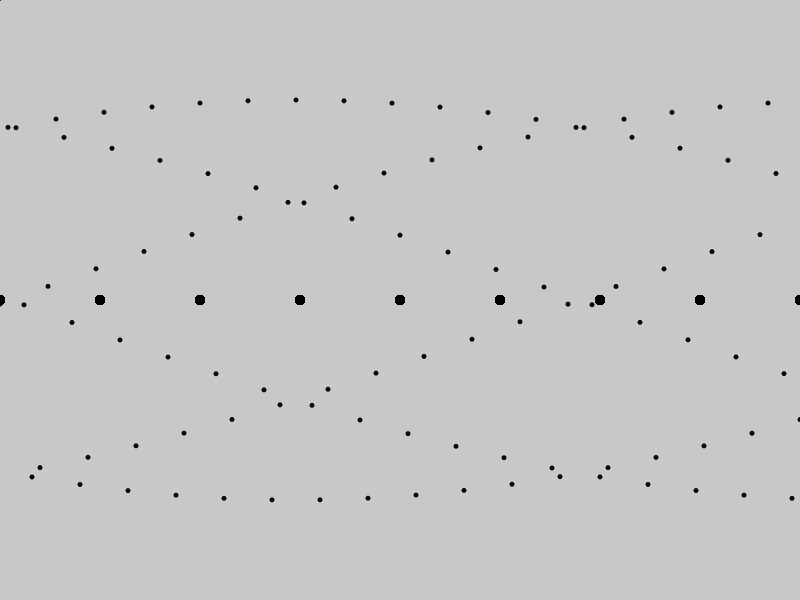
Frame 1 (no input)
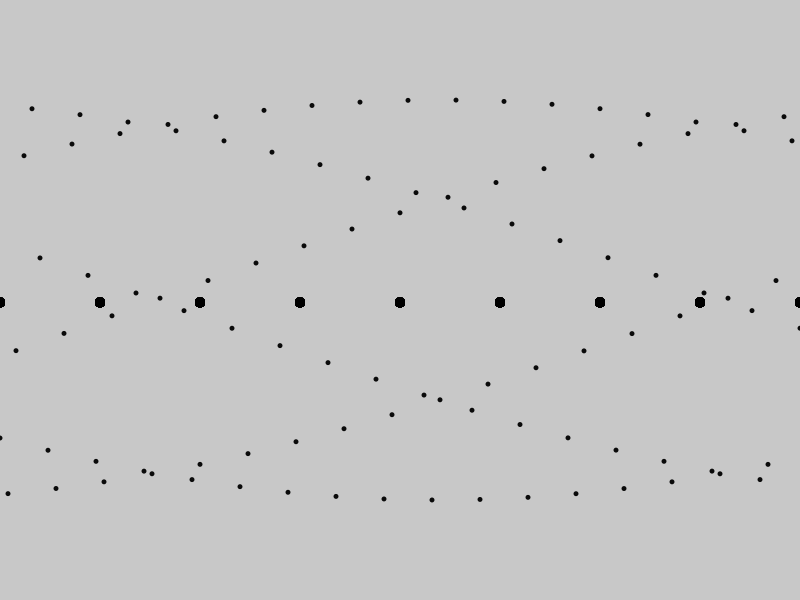
Frame 60 (the mouse pressed at the canvas centre just before this capture)
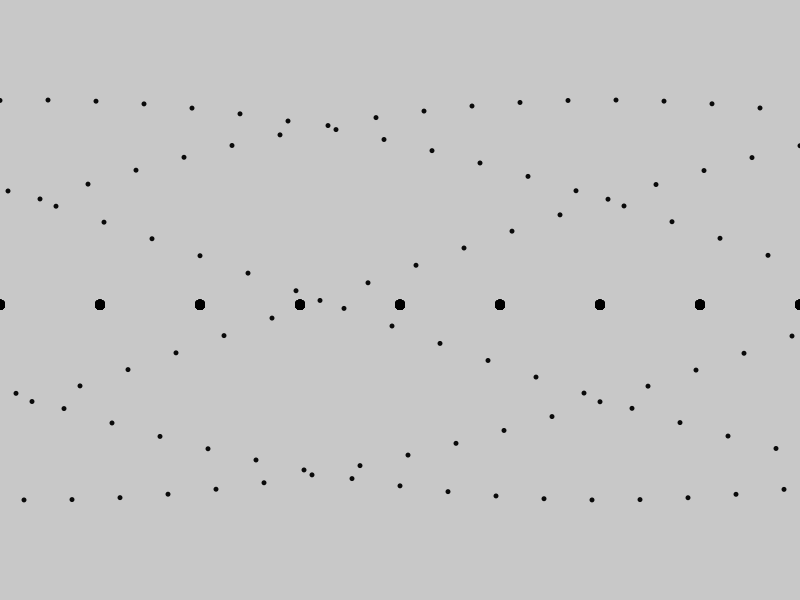
Frame 120 (the mouse held since frame 60 and released just before this capture)

The Processing sketch that drew these frames (run headless with seeded random() and noise(); from frame 60 on, the mouse is pressed at the canvas centre):

// Processing sketch: processing_157432
// ── processing_157432.pde

// Starting angle
float theta = 0.0;

void setup() {
  size(800,600);
  smooth();
   frameRate(100); 
}

void draw() {
  background(200);
   line(pmouseX, pmouseY, mouseX, mouseY);
   color (0);
  
  // Increment theta (try different values for " angular velocity " here)
  theta += 0.02;
  noStroke();
  fill(10);
  float x = theta;
  
   // A for loop is used to draw all the points along a sine wave (scaled to the pixel dimension of the window).
  for (int i = 0; i <= 100; i++) {
    // Calculate y value based off of sine function
    float y = sin(x)*height/3;
    // Draw an ellipse
    ellipse(i*8,y + height/2,5,5);
    // Move along x-axis
    x += 200;
  }
   // Increment theta (try different values for " angular velocity " here)
  theta += 0.02;
  noStroke();
  fill(0);
  float y = theta;
  
   // A for loop is used to draw all the points along a sine wave (scaled to the pixel dimension of the window).
  for (int i = 0; i <= 100; i++)
  for (int e = 0; e <= 100; e++)
   {
    // Calculate y value based off of sine function
 // Draw an ellipse
    ellipse(i*100,y + height/2,10,10);
    // Move along x-axis
    x += 200;
  }
   
}
 
